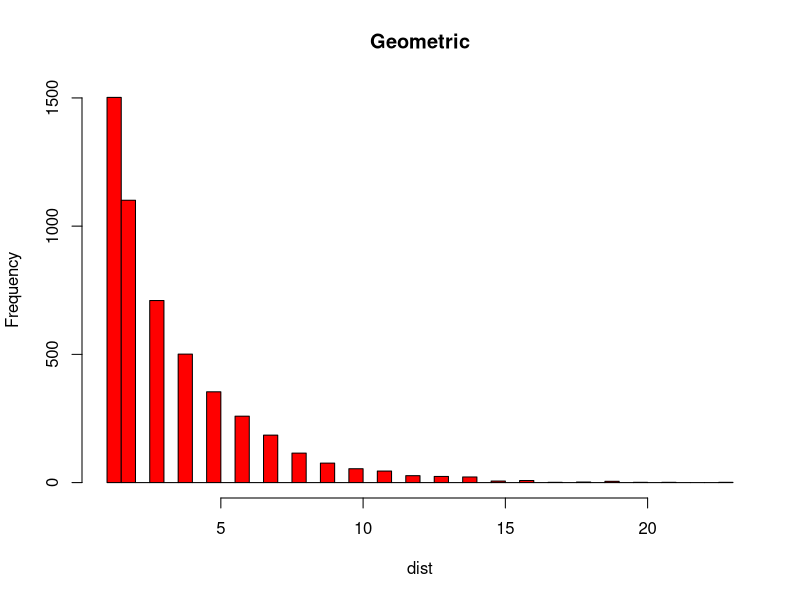
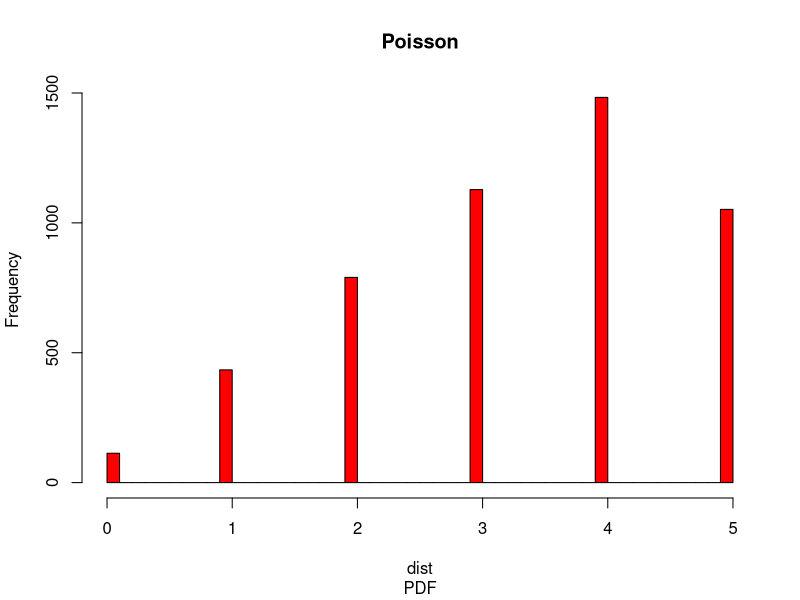
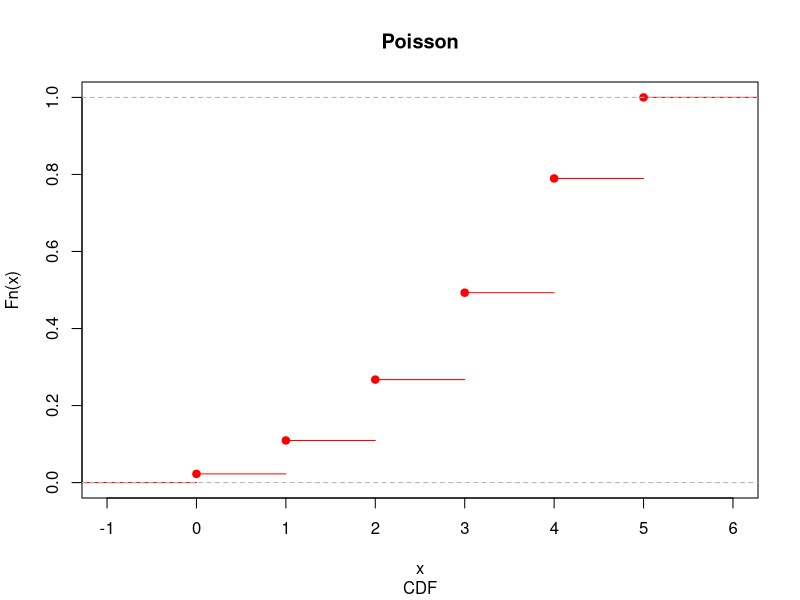

The R script that drew these images, in order:
poiss<-function(iterations,l)
{
	dist<-vector(length=iterations)
	sum<-vector(length=iterations)
	for (i in 1:iterations)
	{
		u<-runif(1)
		j=0
		sum[i]=exp(-l)
		while(1)
		{
			if (u<sum[i])
			{
				break
			}
			j=j+1
			sum[i]=sum[i]+exp(-l)*(l/j+1)^j
		}
		dist[i]=j
	}
	cat("Mean=",mean(dist),"Variance=",var(dist))
	hist(dist,main="Poisson",sub="PDF",col="red",breaks=50)
	plot(ecdf(dist),main="Poisson",sub="CDF",col="red")
}
geom<-function(iterations,p)
{
	u<-runif(iterations)
	dist<-vector(length=iterations)
	dist<-floor(log(u)/log(1-p))+1
	cat("Mean=",mean(dist),"Variance=",var(dist))
	hist(dist,main="Geometric",col="red",breaks=50)
}
geom(5000,0.3)
poiss(5000,4)